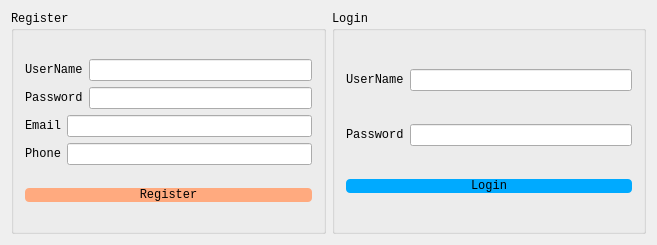
<?xml version="1.0" encoding="UTF-8"?>
<ui version="4.0">
 <class>LoginAndRegisterClass</class>
 <widget class="QWidget" name="LoginAndRegisterClass">
  <property name="geometry">
   <rect>
    <x>0</x>
    <y>0</y>
    <width>657</width>
    <height>245</height>
   </rect>
  </property>
  <property name="windowTitle">
   <string>LoginAndRegister</string>
  </property>
  <layout class="QHBoxLayout" name="horizontalLayout_8">
   <item>
    <layout class="QHBoxLayout" name="horizontalLayout_7">
     <item>
      <widget class="QGroupBox" name="groupBox_2">
       <property name="font">
        <font>
         <family>Consolas</family>
        </font>
       </property>
       <property name="title">
        <string>Register</string>
       </property>
       <layout class="QVBoxLayout" name="verticalLayout_3">
        <item>
         <layout class="QVBoxLayout" name="verticalLayout_2">
          <item>
           <layout class="QHBoxLayout" name="horizontalLayout_3">
            <item>
             <widget class="QLabel" name="label_3">
              <property name="font">
               <font>
                <family>Consolas</family>
               </font>
              </property>
              <property name="text">
               <string>UserName</string>
              </property>
             </widget>
            </item>
            <item>
             <widget class="QLineEdit" name="Regusername">
              <property name="font">
               <font>
                <family>Consolas</family>
               </font>
              </property>
              <property name="text">
               <string/>
              </property>
             </widget>
            </item>
           </layout>
          </item>
          <item>
           <layout class="QHBoxLayout" name="horizontalLayout_4">
            <item>
             <widget class="QLabel" name="label_4">
              <property name="font">
               <font>
                <family>Consolas</family>
               </font>
              </property>
              <property name="text">
               <string>Password</string>
              </property>
             </widget>
            </item>
            <item>
             <widget class="QLineEdit" name="Regpassword">
              <property name="font">
               <font>
                <family>Consolas</family>
               </font>
              </property>
              <property name="echoMode">
               <enum>QLineEdit::Password</enum>
              </property>
             </widget>
            </item>
           </layout>
          </item>
          <item>
           <layout class="QHBoxLayout" name="horizontalLayout_5">
            <item>
             <widget class="QLabel" name="label_5">
              <property name="font">
               <font>
                <family>Consolas</family>
               </font>
              </property>
              <property name="text">
               <string>Email</string>
              </property>
             </widget>
            </item>
            <item>
             <widget class="QLineEdit" name="Regemail">
              <property name="font">
               <font>
                <family>Consolas</family>
               </font>
              </property>
             </widget>
            </item>
           </layout>
          </item>
          <item>
           <layout class="QHBoxLayout" name="horizontalLayout_6">
            <item>
             <widget class="QLabel" name="label_6">
              <property name="font">
               <font>
                <family>Consolas</family>
               </font>
              </property>
              <property name="text">
               <string>Phone</string>
              </property>
             </widget>
            </item>
            <item>
             <widget class="QLineEdit" name="Regphone">
              <property name="font">
               <font>
                <family>Consolas</family>
               </font>
              </property>
             </widget>
            </item>
           </layout>
          </item>
         </layout>
        </item>
        <item>
         <widget class="QPushButton" name="RegBtn">
          <property name="font">
           <font>
            <family>Consolas</family>
           </font>
          </property>
          <property name="styleSheet">
           <string notr="true">#RegBtn{
color:black;
background-color:rgb(255, 170, 127);
border-width:0px;
border-radius:4px;

}

#RegBtn:hover{

background-color:rgb(85, 170, 255);


}</string>
          </property>
          <property name="text">
           <string>Register</string>
          </property>
         </widget>
        </item>
       </layout>
      </widget>
     </item>
     <item>
      <widget class="QGroupBox" name="groupBox">
       <property name="font">
        <font>
         <family>Consolas</family>
        </font>
       </property>
       <property name="title">
        <string>Login</string>
       </property>
       <layout class="QVBoxLayout" name="verticalLayout">
        <item>
         <layout class="QHBoxLayout" name="horizontalLayout">
          <item>
           <widget class="QLabel" name="label">
            <property name="text">
             <string>UserName</string>
            </property>
           </widget>
          </item>
          <item>
           <widget class="QLineEdit" name="Logusername"/>
          </item>
         </layout>
        </item>
        <item>
         <layout class="QHBoxLayout" name="horizontalLayout_2">
          <item>
           <widget class="QLabel" name="label_2">
            <property name="text">
             <string>Password</string>
            </property>
           </widget>
          </item>
          <item>
           <widget class="QLineEdit" name="Logpassword">
            <property name="echoMode">
             <enum>QLineEdit::Password</enum>
            </property>
           </widget>
          </item>
         </layout>
        </item>
        <item>
         <widget class="QPushButton" name="LogBtn">
          <property name="font">
           <font>
            <family>Consolas</family>
           </font>
          </property>
          <property name="styleSheet">
           <string notr="true">#LogBtn{
color:black;
background-color:rgb(0, 170, 255);
border-width:0px;
border-radius:4px;

}

#LogBtn:hover{

background-color:rgb(85, 170, 0);


}</string>
          </property>
          <property name="text">
           <string>Login</string>
          </property>
         </widget>
        </item>
       </layout>
      </widget>
     </item>
    </layout>
   </item>
  </layout>
 </widget>
 <layoutdefault spacing="6" margin="11"/>
 <resources>
  <include location="LoginAndRegister.qrc"/>
 </resources>
 <connections/>
</ui>
